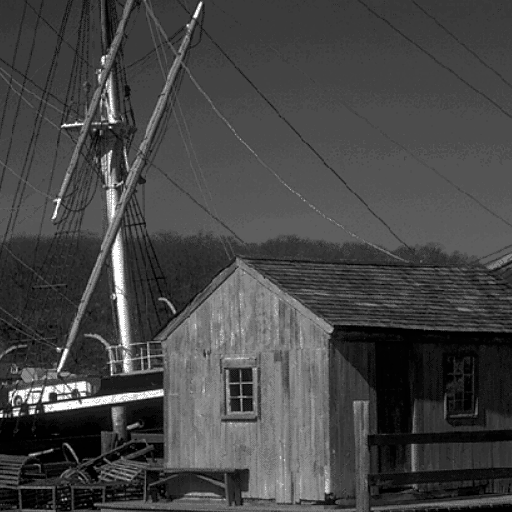
#> input picture ImageProcess/task1/image/encrypt/encrypt3.pgm, 512 x 512 px, given in place of carrier1.pgm, which was not available
$ python test11.py
#> lines starting #> are read from the running program, lines starting #| are printed output that depends on the picture; pictures that were not available may be replaced by others from this repository, and a replacement may not be noted
from numpy import fft
import numpy as np
from skimage import io
from matplotlib import pyplot as plt

carrier = io.imread('./image/carrier/carrier1.pgm', as_gray=True)
#> carrier is the input picture: shape (512, 512); min 0, max 252, mean 69
encrypt1 = io.imread('./image/encrypt/encrypt1.pgm', as_gray=True)
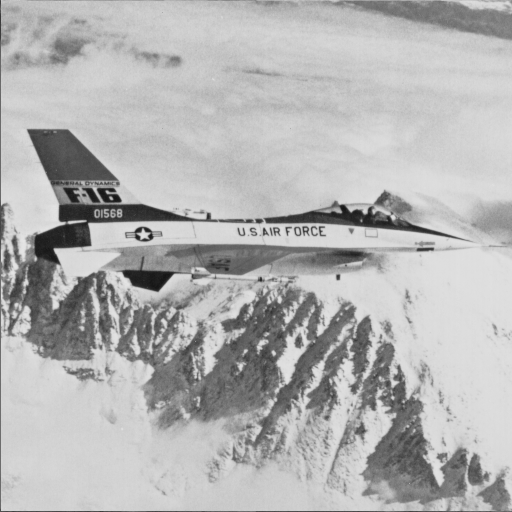
#> input picture ImageProcess/task1/image/encrypt/encrypt1.pgm, 512 x 512 px
#> encrypt1 is the input picture: shape (512, 512); min 20, max 230, mean 179.2

carrier_fft = fft.fft2(carrier)
encrypt_fft1 = fft.fft2(encrypt1)

# 装载第一张图片
carrier_fft[128: 256, 0: 128] = encrypt_fft1[0: 128, 0: 128] / 500
carrier_fft[256: 384, 0: 128] = encrypt_fft1[384: 512, 0: 128] / 500
carrier_fft[0: 128, 128: 256] = encrypt_fft1[0: 128, 384: 512] / 500
carrier_fft[128: 256, 128: 256] = encrypt_fft1[384: 512, 384: 512] / 500

# 装载第二张图片
carrier_fft[256: 384, 128: 256] = encrypt_fft1[0: 128, 0: 128] / 500
carrier_fft[384: 512, 128: 256] = encrypt_fft1[384: 512, 0: 128] / 500
carrier_fft[0: 128, 256: 384] = encrypt_fft1[0: 128, 384: 512] / 500
carrier_fft[128: 256, 256: 384] = encrypt_fft1[384: 512, 384: 512] / 500
# 装载第三张图片
carrier_fft[256: 384, 256: 384] = encrypt_fft1[0: 128, 0: 128] / 500
carrier_fft[384: 512, 256: 384] = encrypt_fft1[384: 512, 0: 128] / 500
carrier_fft[128: 256, 384: 512] = encrypt_fft1[0: 128, 384: 512] / 500
carrier_fft[256: 384, 384: 512] = encrypt_fft1[384: 512, 384: 512] / 500

# 加密过后的载体图像傅里叶频谱
fftImg1 = 20 * np.log(np.abs(carrier_fft))
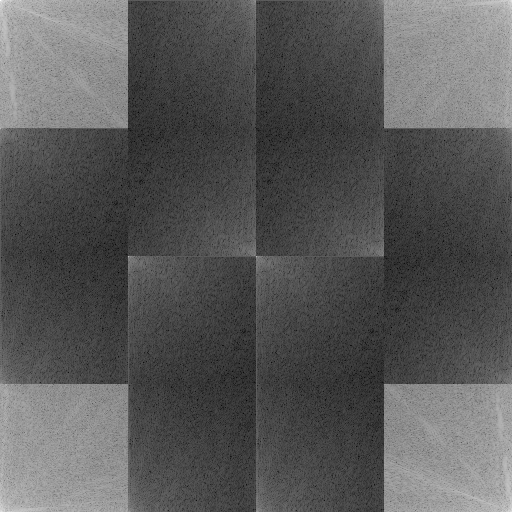
#> fftImg1: shape (512, 512) float64; min -43.66, max 334.2, mean 88.3; drawn with min black and max white
plt.subplot(221)
plt.imshow(fftImg1)

carrier_fft_ifft = fft.ifft2(carrier_fft)
carrier_fft_ifft_img = np.abs(carrier_fft_ifft)
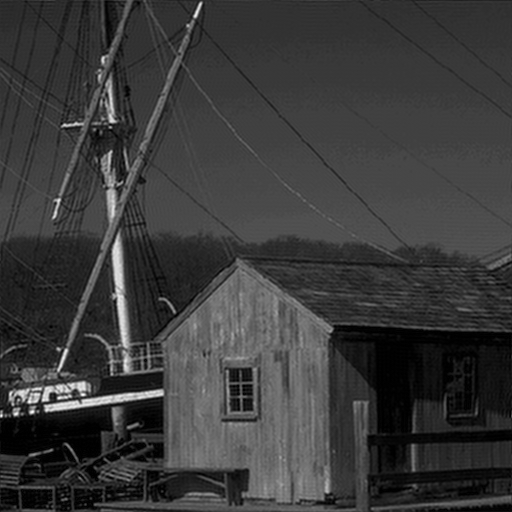
#> carrier_fft_ifft_img: shape (512, 512) float64; min 0.0203, max 299.3, mean 69; drawn with min black and max white
plt.subplot(222)
plt.imshow(np.abs(carrier_fft_ifft), cmap='gray')

carrier_fft_ifft_img_fft = fft.fft2(carrier_fft_ifft_img)

a = np.zeros((512, 512))
__encrypt_fft1 = a + a * 1j

# 拆解第一张图片
__encrypt_fft1[0: 128, 0: 128] = carrier_fft_ifft_img_fft[128: 256, 0: 128] * 500
__encrypt_fft1[384: 512, 0: 128] = carrier_fft_ifft_img_fft[256: 384, 0: 128] * 500
__encrypt_fft1[0: 128, 384: 512] = carrier_fft_ifft_img_fft[0: 128, 128: 256] * 500
__encrypt_fft1[384: 512, 384: 512] = carrier_fft_ifft_img_fft[128: 256, 128: 256] * 500

encrypt1_ifft = fft.ifft2(__encrypt_fft1)
fftImg2 = 20 * np.log(np.abs(__encrypt_fft1))
plt.subplot(223)
plt.imshow(fftImg2)

encrypt1_img = np.abs(encrypt1_ifft)
plt.subplot(224)
plt.imshow(encrypt1_img, cmap='gray')

plt.show()
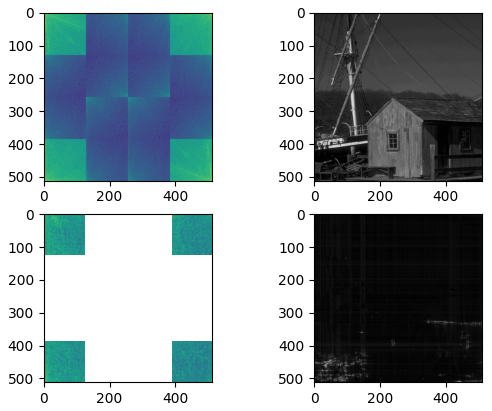
#> figure drawn by matplotlib, 4 panels
